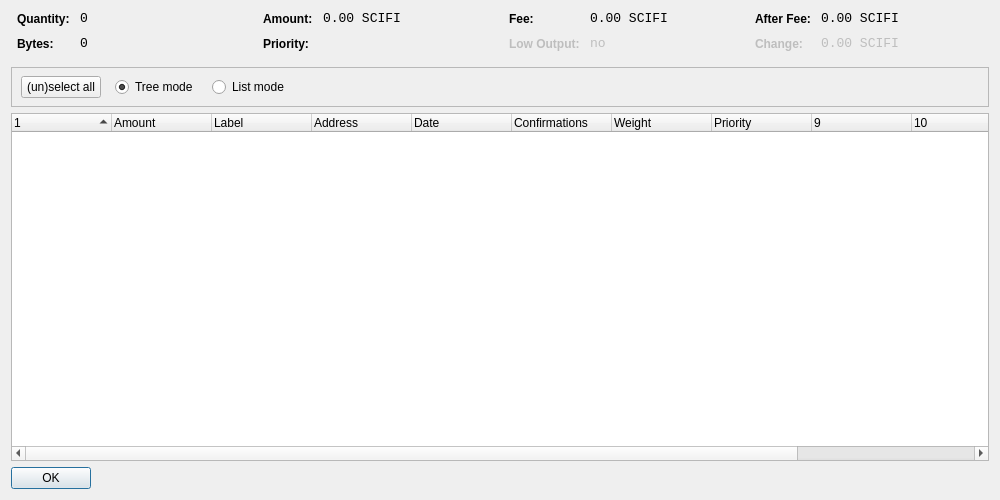
<?xml version="1.0" encoding="UTF-8"?>
<ui version="4.0">
 <class>CoinControlDialog</class>
 <widget class="QWidget" name="CoinControlDialog">
  <property name="geometry">
   <rect>
    <x>0</x>
    <y>0</y>
    <width>1000</width>
    <height>500</height>
   </rect>
  </property>
  <property name="windowTitle">
   <string>Coin Control</string>
  </property>
  <layout class="QVBoxLayout" name="verticalLayout">
   <item>
    <layout class="QHBoxLayout" name="horizontalLayoutTop" stretch="0,0,0,0">
     <property name="topMargin">
      <number>0</number>
     </property>
     <property name="bottomMargin">
      <number>10</number>
     </property>
     <item>
      <layout class="QFormLayout" name="formLayoutCoinControl1">
       <property name="horizontalSpacing">
        <number>10</number>
       </property>
       <property name="verticalSpacing">
        <number>10</number>
       </property>
       <property name="leftMargin">
        <number>6</number>
       </property>
       <property name="rightMargin">
        <number>6</number>
       </property>
       <item row="0" column="0">
        <widget class="QLabel" name="labelCoinControlQuantityText">
         <property name="styleSheet">
          <string notr="true">font-weight:bold;</string>
         </property>
         <property name="text">
          <string>Quantity:</string>
         </property>
        </widget>
       </item>
       <item row="0" column="1">
        <widget class="QLabel" name="labelCoinControlQuantity">
         <property name="font">
          <font>
           <family>Monospace</family>
           <pointsize>10</pointsize>
          </font>
         </property>
         <property name="cursor">
          <cursorShape>IBeamCursor</cursorShape>
         </property>
         <property name="contextMenuPolicy">
          <enum>Qt::ActionsContextMenu</enum>
         </property>
         <property name="text">
          <string notr="true">0</string>
         </property>
         <property name="textInteractionFlags">
          <set>Qt::LinksAccessibleByMouse|Qt::TextSelectableByKeyboard|Qt::TextSelectableByMouse</set>
         </property>
        </widget>
       </item>
       <item row="1" column="0">
        <widget class="QLabel" name="labelCoinControlBytesText">
         <property name="styleSheet">
          <string notr="true">font-weight:bold;</string>
         </property>
         <property name="text">
          <string>Bytes:</string>
         </property>
        </widget>
       </item>
       <item row="1" column="1">
        <widget class="QLabel" name="labelCoinControlBytes">
         <property name="font">
          <font>
           <family>Monospace</family>
           <pointsize>10</pointsize>
          </font>
         </property>
         <property name="cursor">
          <cursorShape>IBeamCursor</cursorShape>
         </property>
         <property name="contextMenuPolicy">
          <enum>Qt::ActionsContextMenu</enum>
         </property>
         <property name="text">
          <string notr="true">0</string>
         </property>
         <property name="textInteractionFlags">
          <set>Qt::LinksAccessibleByMouse|Qt::TextSelectableByKeyboard|Qt::TextSelectableByMouse</set>
         </property>
        </widget>
       </item>
      </layout>
     </item>
     <item>
      <layout class="QFormLayout" name="formLayoutCoinControl2">
       <property name="horizontalSpacing">
        <number>10</number>
       </property>
       <property name="verticalSpacing">
        <number>10</number>
       </property>
       <property name="leftMargin">
        <number>6</number>
       </property>
       <property name="rightMargin">
        <number>6</number>
       </property>
       <item row="0" column="0">
        <widget class="QLabel" name="labelCoinControlAmountText">
         <property name="styleSheet">
          <string notr="true">font-weight:bold;</string>
         </property>
         <property name="text">
          <string>Amount:</string>
         </property>
        </widget>
       </item>
       <item row="0" column="1">
        <widget class="QLabel" name="labelCoinControlAmount">
         <property name="font">
          <font>
           <family>Monospace</family>
           <pointsize>10</pointsize>
          </font>
         </property>
         <property name="cursor">
          <cursorShape>IBeamCursor</cursorShape>
         </property>
         <property name="contextMenuPolicy">
          <enum>Qt::ActionsContextMenu</enum>
         </property>
         <property name="text">
          <string notr="true">0.00 SCIFI</string>
         </property>
         <property name="textInteractionFlags">
          <set>Qt::LinksAccessibleByMouse|Qt::TextSelectableByKeyboard|Qt::TextSelectableByMouse</set>
         </property>
        </widget>
       </item>
       <item row="1" column="0">
        <widget class="QLabel" name="labelCoinControlPriorityText">
         <property name="styleSheet">
          <string notr="true">font-weight:bold;</string>
         </property>
         <property name="text">
          <string>Priority:</string>
         </property>
        </widget>
       </item>
       <item row="1" column="1">
        <widget class="QLabel" name="labelCoinControlPriority">
         <property name="font">
          <font>
           <family>Monospace</family>
           <pointsize>10</pointsize>
          </font>
         </property>
         <property name="cursor">
          <cursorShape>IBeamCursor</cursorShape>
         </property>
         <property name="contextMenuPolicy">
          <enum>Qt::ActionsContextMenu</enum>
         </property>
         <property name="text">
          <string/>
         </property>
         <property name="textInteractionFlags">
          <set>Qt::LinksAccessibleByMouse|Qt::TextSelectableByKeyboard|Qt::TextSelectableByMouse</set>
         </property>
        </widget>
       </item>
      </layout>
     </item>
     <item>
      <layout class="QFormLayout" name="formLayoutCoinControl3">
       <property name="horizontalSpacing">
        <number>10</number>
       </property>
       <property name="verticalSpacing">
        <number>10</number>
       </property>
       <property name="leftMargin">
        <number>6</number>
       </property>
       <property name="rightMargin">
        <number>6</number>
       </property>
       <item row="0" column="0">
        <widget class="QLabel" name="labelCoinControlFeeText">
         <property name="styleSheet">
          <string notr="true">font-weight:bold;</string>
         </property>
         <property name="text">
          <string>Fee:</string>
         </property>
        </widget>
       </item>
       <item row="0" column="1">
        <widget class="QLabel" name="labelCoinControlFee">
         <property name="font">
          <font>
           <family>Monospace</family>
           <pointsize>10</pointsize>
          </font>
         </property>
         <property name="cursor">
          <cursorShape>IBeamCursor</cursorShape>
         </property>
         <property name="contextMenuPolicy">
          <enum>Qt::ActionsContextMenu</enum>
         </property>
         <property name="text">
          <string notr="true">0.00 SCIFI</string>
         </property>
         <property name="textInteractionFlags">
          <set>Qt::LinksAccessibleByMouse|Qt::TextSelectableByKeyboard|Qt::TextSelectableByMouse</set>
         </property>
        </widget>
       </item>
       <item row="1" column="0">
        <widget class="QLabel" name="labelCoinControlLowOutputText">
         <property name="enabled">
          <bool>false</bool>
         </property>
         <property name="styleSheet">
          <string notr="true">font-weight:bold;</string>
         </property>
         <property name="text">
          <string>Low Output:</string>
         </property>
        </widget>
       </item>
       <item row="1" column="1">
        <widget class="QLabel" name="labelCoinControlLowOutput">
         <property name="enabled">
          <bool>false</bool>
         </property>
         <property name="font">
          <font>
           <family>Monospace</family>
           <pointsize>10</pointsize>
          </font>
         </property>
         <property name="cursor">
          <cursorShape>IBeamCursor</cursorShape>
         </property>
         <property name="contextMenuPolicy">
          <enum>Qt::ActionsContextMenu</enum>
         </property>
         <property name="text">
          <string>no</string>
         </property>
         <property name="textInteractionFlags">
          <set>Qt::LinksAccessibleByMouse|Qt::TextSelectableByKeyboard|Qt::TextSelectableByMouse</set>
         </property>
        </widget>
       </item>
      </layout>
     </item>
     <item>
      <layout class="QFormLayout" name="formLayoutCoinControl4">
       <property name="horizontalSpacing">
        <number>10</number>
       </property>
       <property name="verticalSpacing">
        <number>10</number>
       </property>
       <property name="leftMargin">
        <number>6</number>
       </property>
       <property name="rightMargin">
        <number>6</number>
       </property>
       <item row="0" column="0">
        <widget class="QLabel" name="labelCoinControlAfterFeeText">
         <property name="styleSheet">
          <string notr="true">font-weight:bold;</string>
         </property>
         <property name="text">
          <string>After Fee:</string>
         </property>
        </widget>
       </item>
       <item row="0" column="1">
        <widget class="QLabel" name="labelCoinControlAfterFee">
         <property name="font">
          <font>
           <family>Monospace</family>
           <pointsize>10</pointsize>
          </font>
         </property>
         <property name="cursor">
          <cursorShape>IBeamCursor</cursorShape>
         </property>
         <property name="contextMenuPolicy">
          <enum>Qt::ActionsContextMenu</enum>
         </property>
         <property name="text">
          <string notr="true">0.00 SCIFI</string>
         </property>
         <property name="textInteractionFlags">
          <set>Qt::LinksAccessibleByMouse|Qt::TextSelectableByKeyboard|Qt::TextSelectableByMouse</set>
         </property>
        </widget>
       </item>
       <item row="1" column="0">
        <widget class="QLabel" name="labelCoinControlChangeText">
         <property name="enabled">
          <bool>false</bool>
         </property>
         <property name="styleSheet">
          <string notr="true">font-weight:bold;</string>
         </property>
         <property name="text">
          <string>Change:</string>
         </property>
        </widget>
       </item>
       <item row="1" column="1">
        <widget class="QLabel" name="labelCoinControlChange">
         <property name="enabled">
          <bool>false</bool>
         </property>
         <property name="font">
          <font>
           <family>Monospace</family>
           <pointsize>10</pointsize>
          </font>
         </property>
         <property name="cursor">
          <cursorShape>IBeamCursor</cursorShape>
         </property>
         <property name="contextMenuPolicy">
          <enum>Qt::ActionsContextMenu</enum>
         </property>
         <property name="text">
          <string notr="true">0.00 SCIFI</string>
         </property>
         <property name="textInteractionFlags">
          <set>Qt::LinksAccessibleByMouse|Qt::TextSelectableByKeyboard|Qt::TextSelectableByMouse</set>
         </property>
        </widget>
       </item>
      </layout>
     </item>
    </layout>
   </item>
   <item>
    <widget class="QFrame" name="frame">
     <property name="minimumSize">
      <size>
       <width>0</width>
       <height>40</height>
      </size>
     </property>
     <property name="frameShape">
      <enum>QFrame::StyledPanel</enum>
     </property>
     <property name="frameShadow">
      <enum>QFrame::Sunken</enum>
     </property>
     <widget class="QWidget" name="horizontalLayoutWidget">
      <property name="geometry">
       <rect>
        <x>10</x>
        <y>0</y>
        <width>781</width>
        <height>41</height>
       </rect>
      </property>
      <layout class="QHBoxLayout" name="horizontalLayoutPanel" stretch="0,0,0,0">
       <property name="spacing">
        <number>14</number>
       </property>
       <item>
        <widget class="QPushButton" name="pushButtonSelectAll">
         <property name="sizePolicy">
          <sizepolicy hsizetype="Maximum" vsizetype="Fixed">
           <horstretch>0</horstretch>
           <verstretch>0</verstretch>
          </sizepolicy>
         </property>
         <property name="text">
          <string>(un)select all</string>
         </property>
        </widget>
       </item>
       <item>
        <widget class="QRadioButton" name="radioTreeMode">
         <property name="sizePolicy">
          <sizepolicy hsizetype="Maximum" vsizetype="Fixed">
           <horstretch>0</horstretch>
           <verstretch>0</verstretch>
          </sizepolicy>
         </property>
         <property name="text">
          <string>Tree mode</string>
         </property>
         <property name="checked">
          <bool>true</bool>
         </property>
        </widget>
       </item>
       <item>
        <widget class="QRadioButton" name="radioListMode">
         <property name="sizePolicy">
          <sizepolicy hsizetype="Maximum" vsizetype="Fixed">
           <horstretch>0</horstretch>
           <verstretch>0</verstretch>
          </sizepolicy>
         </property>
         <property name="text">
          <string>List mode</string>
         </property>
        </widget>
       </item>
       <item>
        <spacer name="horizontalSpacer">
         <property name="orientation">
          <enum>Qt::Horizontal</enum>
         </property>
         <property name="sizeHint" stdset="0">
          <size>
           <width>40</width>
           <height>20</height>
          </size>
         </property>
        </spacer>
       </item>
      </layout>
     </widget>
    </widget>
   </item>
   <item>
    <widget class="CoinControlTreeWidget" name="treeWidget">
     <property name="contextMenuPolicy">
      <enum>Qt::CustomContextMenu</enum>
     </property>
     <property name="sortingEnabled">
      <bool>false</bool>
     </property>
     <property name="columnCount">
      <number>12</number>
     </property>
     <attribute name="headerShowSortIndicator" stdset="0">
      <bool>true</bool>
     </attribute>
     <attribute name="headerStretchLastSection">
      <bool>false</bool>
     </attribute>
     <column>
      <property name="text">
       <string/>
      </property>
     </column>
     <column>
      <property name="text">
       <string>Amount</string>
      </property>
     </column>
     <column>
      <property name="text">
       <string>Label</string>
      </property>
     </column>
     <column>
      <property name="text">
       <string>Address</string>
      </property>
     </column>
     <column>
      <property name="text">
       <string>Date</string>
      </property>
     </column>
     <column>
      <property name="text">
       <string>Confirmations</string>
      </property>
      <property name="toolTip">
       <string>Confirmed</string>
      </property>
     </column>
     <column>
      <property name="text">
       <string>Weight</string>
      </property>
     </column>
     <column>
      <property name="text">
       <string>Priority</string>
      </property>
     </column>
     <column>
      <property name="text">
       <string/>
      </property>
     </column>
     <column>
      <property name="text">
       <string/>
      </property>
     </column>
     <column>
      <property name="text">
       <string/>
      </property>
     </column>
     <column>
      <property name="text">
       <string/>
      </property>
     </column>
    </widget>
   </item>
   <item>
    <widget class="QDialogButtonBox" name="buttonBox">
     <property name="sizePolicy">
      <sizepolicy hsizetype="Maximum" vsizetype="Fixed">
       <horstretch>0</horstretch>
       <verstretch>0</verstretch>
      </sizepolicy>
     </property>
     <property name="orientation">
      <enum>Qt::Horizontal</enum>
     </property>
     <property name="standardButtons">
      <set>QDialogButtonBox::Ok</set>
     </property>
    </widget>
   </item>
  </layout>
 </widget>
 <customwidgets>
  <customwidget>
   <class>CoinControlTreeWidget</class>
   <extends>QTreeWidget</extends>
   <header>coincontroltreewidget.h</header>
  </customwidget>
 </customwidgets>
 <resources/>
 <connections/>
</ui>
